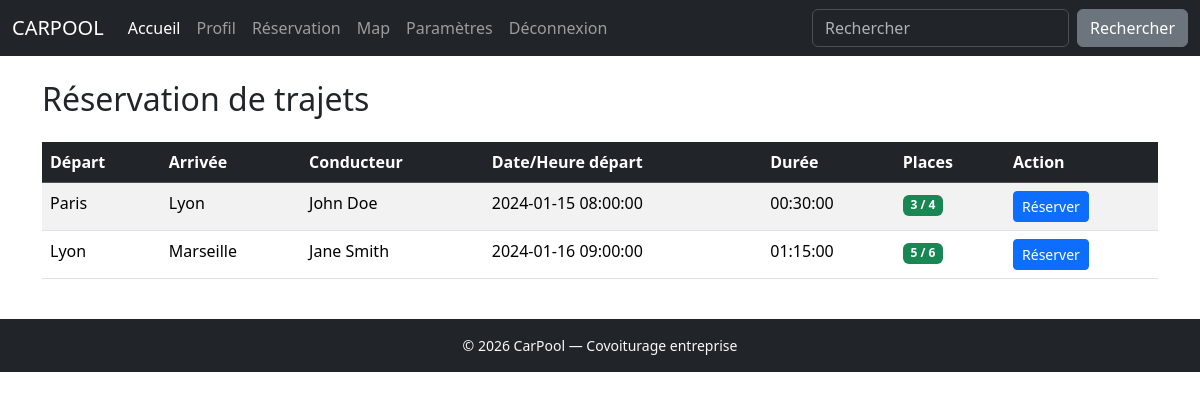
Screenshot of /index.php?page=Reservation (signed in) with the database file from the repository.
### tables this page shows
CREATE TABLE journeys (
                          journeys_id INT PRIMARY KEY AUTO_INCREMENT,
                          travel_time TIME NOT NULL,
                          start VARCHAR(255) NOT NULL,  
                          final VARCHAR(255) NOT NULL,  
                          start_of_hours DATETIME NOT NULL,
                          end_of_hours DATETIME NOT NULL
);

### public/index.php (called while the page is built, shortened)
<?php
$page = $_GET['page'] ?? 'home';
require 'doctype.php';
require 'navbar.php';
require $page . '.php';
require 'footer.php';
?>

### public/Reservation.php (the view, shortened to what this page needs)
<?php
$pdo = getDB();
$journeys = $pdo->query('
    SELECT journeys_id, start, final, travel_time, start_of_hours, end_of_hours,
           conducteur_nom, place_available
    FROM view_trajets_conducteurs
    ORDER BY start_of_hours ASC
')->fetchAll();
$reservationCounts = [];
if ($journeys) {
    $ids = array_column($journeys, 'journeys_id');
    $placeholders = implode(',', array_fill(0, count($ids), '?'));
    $countStmt = $pdo->prepare("SELECT journeys_id, COUNT(*) AS cnt FROM ASSO4 WHERE journeys_id IN ($placeholders) GROUP BY journeys_id");
    $countStmt->execute($ids);
    foreach ($countStmt->fetchAll() as $row) {
        $reservationCounts[$row['journeys_id']] = $row['cnt'];
    }
}
?>
<div class="container my-4">
    <h2 class="mb-4">Réservation de trajets</h2>
    <?php if (empty($journeys)): ?>
        <div class="alert alert-info">Aucun trajet disponible pour le moment.</div>
    <?php else: ?>
        <div class="table-responsive">
            <table class="table table-striped table-hover">
                <thead class="table-dark">
                    <tr>
                        <th>Départ</th>
                        <th>Arrivée</th>
                        <th>Conducteur</th>
                        <th>Date/Heure départ</th>
                        <th>Durée</th>
                        <th>Places</th>
                        <th>Action</th>
                    </tr>
                </thead>
                <tbody>
                    <?php foreach ($journeys as $j):
                        $reserved = $reservationCounts[$j['journeys_id']] ?? 0;
                        $remaining = $j['place_available'] - $reserved;
                    ?>
                        <tr>
                            <td><?= htmlspecialchars($j['start']) ?></td>
                            <td><?= htmlspecialchars($j['final']) ?></td>
                            <td><?= htmlspecialchars($j['conducteur_nom']) ?></td>
                            <td><?= htmlspecialchars($j['start_of_hours']) ?></td>
                            <td><?= htmlspecialchars($j['travel_time']) ?></td>
                            <td>
                                <span class="badge <?= $remaining > 0 ? 'bg-success' : 'bg-danger' ?>">
                                    <?= $remaining ?> / <?= $j['place_available'] ?>
                                </span>
                            </td>
                            <td>
                                <?php if ($remaining > 0): ?>
                                    <form method="POST" style="display:inline;">
                                        <button type="submit" class="btn btn-primary btn-sm">Réserver</button>
                                    </form>
                                <?php else: ?>
                                    <button class="btn btn-secondary btn-sm" disabled>Complet</button>
                                <?php endif; ?>
                            </td>
                        </tr>
                    <?php endforeach; ?>
                </tbody>
            </table>
        </div>
    <?php endif; ?>
</div>

### public/doctype.php (shortened to what this page needs)
<!doctype html>
<html lang="fr">
<head>
    <link href="https://cdn.jsdelivr.net/npm/bootstrap@5.3.8/dist/css/bootstrap.min.css" rel="stylesheet">
    <link href="https://unpkg.com/maplibre-gl/dist/maplibre-gl.css" rel="stylesheet" />
</head>
<body>

### public/navbar.php (shortened to what this page needs)
<nav class="navbar navbar-expand-lg bg-dark" data-bs-theme="dark">
    <div class="container-fluid">
        <a class="navbar-brand" href="#">CARPOOL</a>
        <div class="collapse navbar-collapse" id="navbarColor02">
            <ul class="navbar-nav me-auto">
                <li class="nav-item">
                    <a class="nav-link active" href="index.php">Accueil
                    </a>
                </li>
                <li class="nav-item">
                    <a class="nav-link" href="?page=Profil">Profil</a>
                </li>
                <li class="nav-item">
                    <a class="nav-link" href="?page=Reservation">Réservation</a>
                </li>
                <li class="nav-item">
                    <a class="nav-link" href="?page=Map">Map</a>
                </li>
                <li class="nav-item">
                    <a class="nav-link" href="?page=Parametre">Paramètres</a>
                </li>
                <li class="nav-item">
                    <a class="nav-link" href="deconnexion.php">Déconnexion</a>
                </li>
            </ul>
            <form class="d-flex">
                <input class="form-control me-sm-2" type="search" placeholder="Rechercher">
                <button class="btn btn-secondary my-2 my-sm-0" type="submit">Rechercher</button>
            </form>
        </div>
    </div>
</nav>

### public/footer.php
<footer class="bg-dark text-light text-center py-3 mt-4">
    <p class="mb-0 small">&copy; <?= date('Y') ?> CarPool &mdash; Covoiturage entreprise</p>
</footer>
</body>
</html>

### rows the page displays
journeys: start "Paris", final "Lyon", conducteur_nom "John Doe", start_of_hours "2024-01-15 08:00:00", travel_time "00:30:00", remaining "3", place_available "4"
journeys: start "Lyon", final "Marseille", conducteur_nom "Jane Smith", start_of_hours "2024-01-16 09:00:00", travel_time "01:15:00", remaining "5", place_available "6"
